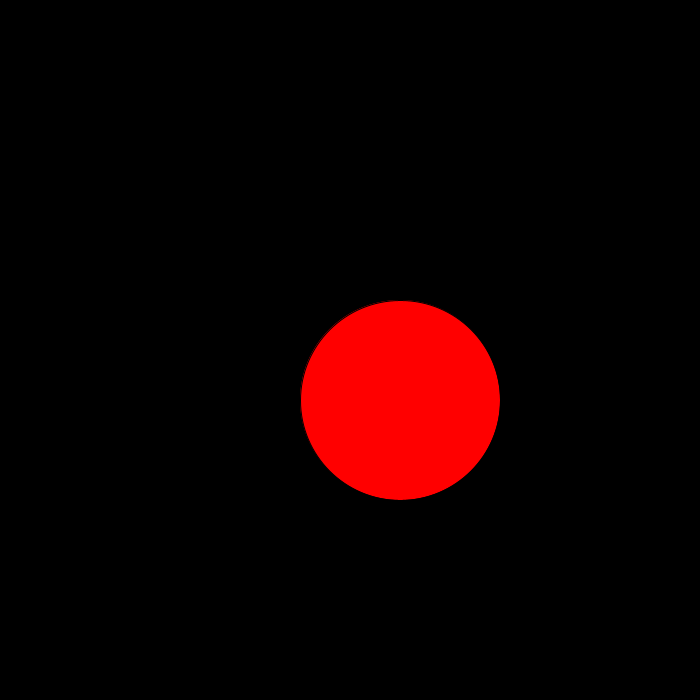
Frame 1 (no input)
Frame 60 (the mouse pressed at the canvas centre just before this capture): identical to frame 1, image omitted
Frame 120 (the mouse held since frame 60 and released just before this capture): identical to frame 1, image omitted

The Processing sketch that drew this single still picture (run headless with seeded random() and noise(); from frame 60 on, the mouse is pressed at the canvas centre):

// Processing sketch: FUNCTIONS_BASICS_7_2
// ── FUNCTIONS_BASICS_7_2.pde
//What do we mean by functions? Are we familiar with them?
//background(0);
//This is us calling a function.
//We're calling a function. What function are we calling? It has a name "background".
//And it has arguments, the values we use for different coloured backgrounds, "255", "100", in this case "0".
//Where does this function come from?
//It comes from Processing. But it doesn't just exist by magic. It exists because somebody, somewhere, defined this function.
//Somebody defined what this function means, and what colour should be executed when you, the processing user, called the function backgorund.
//The same is true for other functions like rect(0,0,100,100);

//What if i wrote the function flower(300,20,10,10,10,10); ?
//The function flower does not exist because no one has defined that function.
//This is the moment we can begin to define our own functions. We can say, "I'm going to write that function". Here is the syntax for how to do that.
//First we have to give it a returnType 
//Then we have to give it a name of the function
//Then we give it some number of arguments perhaps (_,_,_,etc.)
//Then we need a open curly bracket, and then a closed curly bracket {  }
//returnType name (_,_,_,etc.){
//
//}
//This syntax is familiar to us.
//We recognise it as a block of code because it has a set of curly brackets. Open curly bracket, and then close curly bracket.
//It looks a lot like void draw(){}
//returnType is void, name of the function is draw, parentheses for arguments are empty because there are no arguments, open curly bracket, close curly bracket
//Incidentally we have been defining our own functions. We've been defining the functions setup() and draw(). Sometimes mousePressed().
//The thing is these are special functions Processing asks us to define to control the flow of the program.
//We know Processing starts at setup(), then draw() happens and it loops over and over again.
//These are functions we're asked to define, and Processing calls them for us.
//What we're now doing is defining a new function, say called flower, that we want to call.

//We're now going to learn what the wrod void means. Void is a function return type. When a function has no return type, you say void. 
//We will also understand what it would mean for a function to have a return type. A function that has a return type would give something back.
//For example float r = random(); that function random returns something back to you. But the functions background() or rect() do not return anything back to you, they perform a task.
//So functions that perform a task that execute some code without returning an answer so to speak at the end, have a return type of void. We will look at the specifics of that in a later video.
//So to write that flower function?
//void flower(){}
//For now we're going to look at functions with no arguments. Clearly arguments are useful. 
//To say draw background of a certain colour, or a rectangle here of this colour, is far more useful than to just say draw a background or draw a rectangle, with no other information.
//We're going to start with a much simpler case of just drawing a flower with no arguments.

//All of the code for drawing that flower should go in between the open curly bracket and the close curly bracket.
//Inside our code the background() line of code looks up backgorund in the Processing API because it's pre-defined in Processing.
//The rect(0,0,100,100); line of code looks up rect in the processing API because it's pre-defined in Processing.
//The flower() line of code will look up flower where the function definition is. Where is the function definition? It where we defined our variable.
//Where do you write that function definition in your code?
//Well you can write it anywhere you want, it could be in between setup and draw, it could be above setup and draw.
//But typically you put it below setup and draw, that's the standard. 
//The key thing is that the function flower is it's own block of code. It cannot be inside another block of code like the draw block of code.


void setup(){
  size(700,700);
}
void draw(){
  background(0);
  flower();
}

void flower(){ //my flower is just a red ellipse
  fill(255,0,0);
  ellipseMode(CORNERS);
  ellipse(300,300,500,500);
}
